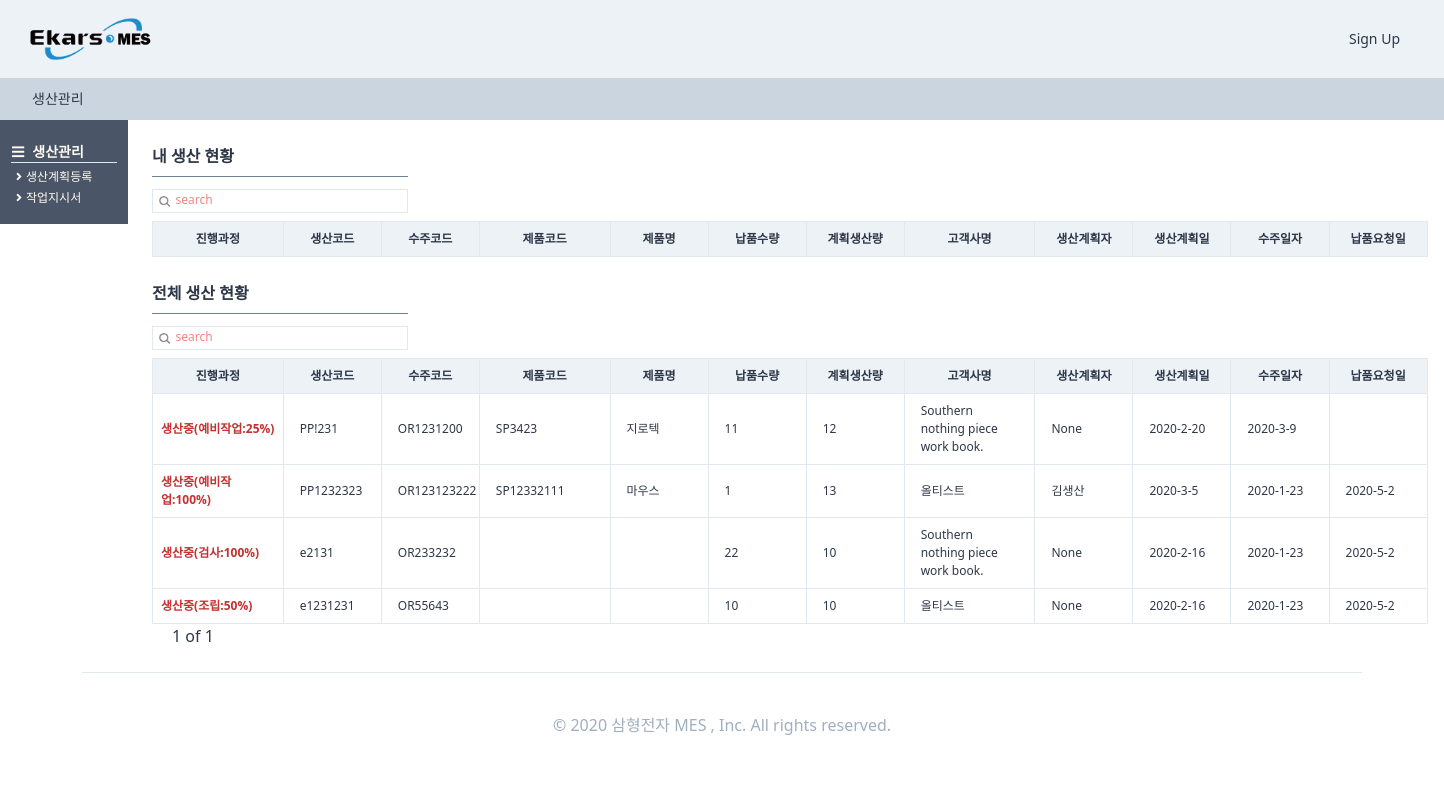
Page /producemanages/producemanageshome/ on the earlier database version.
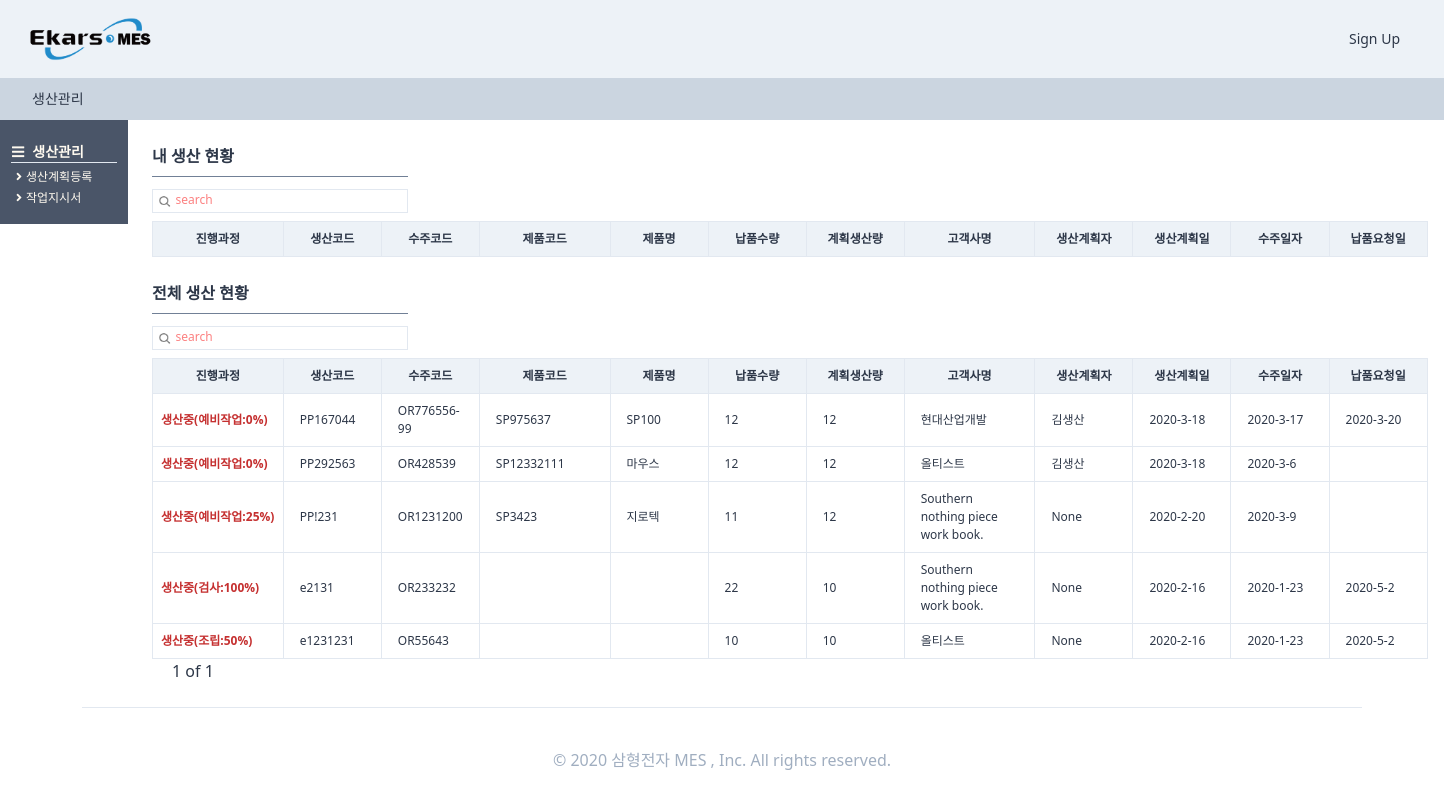
Same page on the later database version.
### orders/models.py (models this page shows, shortened)
class OrderRegister(TimeStampedModel):
    입찰 = "입찰"
    대리점 = "대리점"
    AS = "A/S"
    내부계획 = "내부계획"
    영업구분_CHOICES = ((입찰, "입찰"), (대리점, "대리점"), (AS, "A/S"), (내부계획, "내부계획"))
    삼형전자 = "삼형전자"
    엠에스텔레콤 = "엠에스텔레콤"
    사업장구분_CHOICES = (
        (삼형전자, "삼형전자"),
        (엠에스텔레콤, "엠에스텔레콤"),
    )
    출하완료 = "출하완료"
    출하미완료 = "출하미완료"
    출하구분_CHOICES = (
        (출하완료, "출하완료"),
        (출하미완료, "출하미완료"),
    )
    단품 = "단품"
    랙 = "랙"
    제품구분_CHOICES = (
        (단품, "단품"),
        (랙, "랙"),
    )
    랙생산의뢰 = models.ForeignKey(
        "self", related_name="단품생산의뢰", on_delete=models.SET_NULL, null=True, blank=True
    )
    작성자 = models.ForeignKey(
        users_models.User,
        related_name="수주등록",
        on_delete=models.SET_NULL,
        null=True,
        blank=True,
    )
    수주코드 = models.CharField(max_length=50)
    영업구분 = models.CharField(choices=영업구분_CHOICES, max_length=10, blank=True, default=입찰)
    제품구분 = models.CharField(choices=제품구분_CHOICES, max_length=10, blank=True, default=단품)
    사업장구분 = models.CharField(
        choices=사업장구분_CHOICES, max_length=10, blank=True, default=삼형전자
    )
    수주일자 = models.DateField(auto_now=False, auto_now_add=False)
    고객사명 = models.ForeignKey(
        SI_models.CustomerPartner,
        related_name="수주등록",
        on_delete=models.SET_NULL,
        null=True,
        blank=True,
    )
    현장명 = models.CharField(max_length=50)
    납품요청일 = models.DateField(auto_now=False, auto_now_add=False, blank=True, null=True)
    납품수량 = models.IntegerField()
    특이사항 = models.TextField(blank=True)
    단품모델 = models.ForeignKey(
        SI_models.SingleProduct,
        related_name="수주등록",
        on_delete=models.SET_NULL,
        null=True,
        blank=True,
    )
    랙모델 = models.ForeignKey(
        SI_models.RackProduct,
        related_name="수주등록",
        on_delete=models.SET_NULL,
        null=True,
        blank=True,
    )
    출하구분 = models.CharField(
        choices=출하구분_CHOICES, max_length=10, blank=True, default=출하미완료
    )
    class Meta:
        verbose_name = "수주등록"
        verbose_name_plural = "수주등록"
    def process(self):
        try:
            pro = self.생산요청
            try:
                cess = self.생산요청.생산계획.현재공정
                pro = self.생산요청.생산계획.현재공정달성율
                try:
                    pro = self.생산요청.생산계획.작업지시서.작업지시서등록.최종검사
                    try:
                        pro = self.생산요청.생산계획.작업지시서.작업지시서등록.최종검사.최종검사등록
                        return "최종검사완료"
                    except:
                        return "최종검사의뢰완료"
                except:
                    return f"생산중({cess}:{pro})"
            except:
                return "생산의뢰완료"
        except:
            return "수주등록완료"

### producemanages/models.py (models this page shows, shortened)
class ProduceRegister(TimeStampedModel):
    예비작업 = "예비작업"
    조립 = "조립"
    검사 = "검사"
    현재공정_CHOICES = (
        (예비작업, "예비작업"),
        (조립, "조립"),
        (검사, "검사"),
    )
    사영 = "0%"
    사일 = "25%"
    사이 = "50%"
    사삼 = "75%"
    사사 = "100%"
    현재공정달성율_CHOICES = (
        (사영, "0%"),
        (사일, "25%"),
        (사이, "50%"),
        (사삼, "75%"),
        (사사, "100%"),
    )
    작성자 = models.ForeignKey(
        users_models.User,
        related_name="생산계획등록",
        on_delete=models.SET_NULL,
        null=True,
        blank=True,
    )
    생산계획등록코드 = models.CharField(max_length=50)
    생산의뢰 = models.OneToOneField(
        orders_models.OrderProduce,
        related_name="생산계획",
        on_delete=models.SET_NULL,
        null=True,
    )
    현재공정 = models.CharField(
        choices=현재공정_CHOICES, max_length=10, null=True, default=예비작업
    )
    현재공정달성율 = models.CharField(
        choices=현재공정달성율_CHOICES, max_length=10, null=True, default=사영
    )
    계획생산량 = models.IntegerField(null=True)
    일일생산량 = models.IntegerField(null=True)
    누적생산량 = models.IntegerField(null=True, blank=True)
    특이사항 = models.CharField(max_length=100, null=True, blank=True)
    class Meta:
        verbose_name = "생산계획등록"
        verbose_name_plural = "생산계획등록"
    def successrate(self):
        if self.누적생산량 is None:
            return f"0%"
        else:
            rate = (self.누적생산량 / self.계획생산량) * 100
            rate = round(rate, 2)
            return f"{rate}%"
    successrate.short_description = "계획 생산량 달성율"

### StandardInformation/models.py (models this page shows, shortened)
class SingleProduct(TimeStampedModel):
    작성자 = models.ForeignKey(
        "users.User", related_name="단품제품작성자", on_delete=models.SET_NULL, null=True
    )
    작성일 = models.DateField(auto_now=True, auto_now_add=False)
    모델코드 = models.CharField(max_length=80, blank=True)
    모델명 = models.CharField(max_length=30, blank=True)
    규격 = models.CharField(max_length=80, blank=True)
    단위 = models.CharField(max_length=10, blank=True)
    단가 = models.IntegerField(null=True)
    class Meta:
        verbose_name = "단품제품"
        verbose_name_plural = "단품제품"

class CustomerPartner(TimeStampedModel):
    고객 = "고객"
    대리점 = "대리점"
    공급처 = "공급처"
    거래처_CHOICES = (
        (고객, "고객"),
        (대리점, "대리점"),
        (공급처, "공급처"),
    )
    고객작성자 = models.ForeignKey(
        "users.User", related_name="고객거래처작성자", on_delete=models.SET_NULL, null=True
    )
    작성일 = models.DateField(auto_now=True, auto_now_add=False)
    거래처구분 = models.CharField(choices=거래처_CHOICES, max_length=4, default=공급처)
    거래처코드 = models.CharField(max_length=50, null=True)
    거래처명 = models.CharField(max_length=70, null=True)
    사업자등록번호 = models.CharField(max_length=50, null=True)
    고객담당자 = models.ForeignKey(
        "users.User", related_name="고객거래처담당자", on_delete=models.SET_NULL, null=True
    )
    연락처 = models.CharField(max_length=50, blank=True)
    이메일 = models.EmailField(max_length=254)
    사업장주소 = models.CharField(max_length=70, blank=True, null=True)
    사업자등록증첨부 = models.FileField(blank=True, null=True)
    특이사항 = models.TextField(blank=True, null=True)
    사용여부 = models.BooleanField(default=False)
    class Meta:
        verbose_name = "고객"
        verbose_name_plural = "고객"
    def __str__(self):
        return self.거래처명

### users/models.py (models this page shows)
class User(AbstractUser,TimeStampedModel):
    부서 = models.ForeignKey(
        "Part", related_name="user", on_delete=models.CASCADE, null=True
    )
    class Meta:
        verbose_name = "사용자"
        verbose_name_plural = "사용자"
    def __str__(self):
        return self.first_name

### producemanages/views.py (the view, shortened to what this page needs)
# urls.py: path("producemanageshome/", views.producemanageshome, name="producemanageshome"),
def producemanageshome(request):
    user = request.user
    search = request.GET.get("search")
    search_m = request.GET.get("search_m")
    if search_m is None:
        order = OR_models.OrderRegister.objects.all().order_by("-created")
        l_order = []
        for s in order:
            if str(s.process())[0:3] == "생산중":
                l_order.append(s)
            else:
                pass
        s_order = []
        for s in l_order:
            if s.생산요청.생산계획.작성자 == user:
                s_order.append(s)
        s_bool_m = False
    if search is None:
        s_bool = False
        order = OR_models.OrderRegister.objects.all().order_by("-created")
        a_order = []
        for s in order:
            if str(s.process())[0:3] == "생산중":
                a_order.append(s)
    pagediv = 7
    totalpage_m = int(math.ceil(len(s_order) / pagediv))
    paginator_m = Paginator(s_order, pagediv, orphans=0)
    page_m = request.GET.get("page_m", "1")
    s_order = paginator_m.get_page(page_m)
    nextpage_m = int(page_m) + 1
    previouspage_m = int(page_m) - 1
    notsamebool_m = True
    totalpage = int(math.ceil(len(a_order) / pagediv))
    paginator = Paginator(a_order, pagediv, orphans=0)
    page = request.GET.get("page", "1")
    a_order = paginator.get_page(page)
    nextpage = int(page) + 1
    previouspage = int(page) - 1
    notsamebool = True
    if int(page_m) == totalpage_m:
        notsamebool_m = False
    if (search_m is None) or (search_m == ""):
        search_m = "search"
    if int(page) == totalpage:
        notsamebool = False
    if (search is None) or (search == ""):
        search = "search"
    return render(
        request,
        "producemanages/producemanageshome.html",
        {
            "order_m": s_order,
            "search_m": search_m,
            "page_m": page_m,
            "totalpage_m": totalpage_m,
            "notsamebool_m": notsamebool_m,
            "nextpage_m": nextpage_m,
            "previouspage_m": previouspage_m,
            "s_bool_m": s_bool_m,
            "order": a_order,
            "search": search,
            "page": page,
            "totalpage": totalpage,
            "notsamebool": notsamebool,
            "nextpage": nextpage,
            "previouspage": previouspage,
            "s_bool": s_bool,
            "최종검사완료": "최종검사완료",
            "최종검사의뢰완료": "최종검사의뢰완료",
            "수주등록완료": "수주등록완료",
            "생산의뢰완료": "생산의뢰완료",
        },
    )

### templates/producemanages/producemanageshome.html (shortened to what the changed rows need)
{%extends "base.html"%}
{%load static%}
{% block content %}
<div class="flex">
    {%block main_contens%}
    <div class="flex flex-col">
        <div class="w-11/12 h-full ml-32 -mt-6 font-semibold pt-12 flex flex-col">
            <div class="flex flex-col">
                <div class="p-6">
                    <div class="flew flex-col">
                        <table class="table-fixed font-light text-xs w-full">
                            <thead>
                                <tr>
                                    <th class="border bg-gray-200 px-2 py-2 w-32">진행과정</th>
                                    <th class="border bg-gray-200 px-4 py-2 w-24">생산코드</th>
                                    <th class="border bg-gray-200 px-4 py-2 w-24">수주코드</th>
                                    <th class="border bg-gray-200 px-4 py-2 w-32">제품코드</th>
                                    <th class="border bg-gray-200 px-4 py-2 w-24">제품명</th>
                                    <th class="border bg-gray-200 px-4 py-2 w-24">납품수량</th>
                                    <th class="border bg-gray-200 px-4 py-2 w-24">계획생산량</th>
                                    <th class="border bg-gray-200 px-4 py-2 w-32">고객사명</th>
                                    <th class="border bg-gray-200 px-4 py-2 w-24">생산계획자</th>
                                    <th class="border bg-gray-200 px-4 py-2 w-24">생산계획일</th>
                                    <th class="border bg-gray-200 px-4 py-2 w-24">수주일자</th>
                                    <th class="border bg-gray-200 px-4 py-2 w-24">납품요청일</th>
                                </tr>
                            </thead>
                        </table>
                    </div>
                </div>
            </div>
        </div>
        <div class="w-11/12 h-full ml-32 font-semibold flex flex-col">
            <div class="flex flex-col">
                <div class="p-6 pt-0">
                    <div class="flew flex-col">
                        <table class="table-fixed font-light text-xs w-full">
                            <thead>
                                <tr>
                                    <th class="border bg-gray-200 px-2 py-2 w-32">진행과정</th>
                                    <th class="border bg-gray-200 px-4 py-2 w-24">생산코드</th>
                                    <th class="border bg-gray-200 px-4 py-2 w-24">수주코드</th>
                                    <th class="border bg-gray-200 px-4 py-2 w-32">제품코드</th>
                                    <th class="border bg-gray-200 px-4 py-2 w-24">제품명</th>
                                    <th class="border bg-gray-200 px-4 py-2 w-24">납품수량</th>
                                    <th class="border bg-gray-200 px-4 py-2 w-24">계획생산량</th>
                                    <th class="border bg-gray-200 px-4 py-2 w-32">고객사명</th>
                                    <th class="border bg-gray-200 px-4 py-2 w-24">생산계획자</th>
                                    <th class="border bg-gray-200 px-4 py-2 w-24">생산계획일</th>
                                    <th class="border bg-gray-200 px-4 py-2 w-24">수주일자</th>
                                    <th class="border bg-gray-200 px-4 py-2 w-24">납품요청일</th>
                                </tr>
                            </thead>
                            <tbody>
                                {%for list in order%}
                                <tr>
                                    <td class="border px-2 py-2 font-bold
                                    text-red-700 ">
                                        {{list.process}}</td>
                                    <td class="border px-4 py-2  hover:text-blue-700 hover:font-bold "><a
                                            href="{%url "producemanages:orderdetail" list.pk %}">
                                            {{list.생산요청.생산계획.생산계획등록코드}}</a></td>
                                    <td class="border px-4 py-2  hover:text-blue-700 hover:font-bold "><a
                                            href="{%url "producemanages:orderdetail" list.pk %}">
                                            {{list.수주코드}}</a></td>
                                    <td class="border px-4 py-2">{{list.단품모델.모델코드}}</td>
                                    <td class="border px-4 py-2">{{list.단품모델.모델명}}</td>
                                    <td class="border px-4 py-2">{{list.납품수량}}</td>
                                    <td class="border px-4 py-2">{{list.생산요청.생산계획.계획생산량}}</td>
                                    <td class="border px-4 py-2">{{list.고객사명}}</td>
                                    <td class="border px-4 py-2">{{list.생산요청.생산계획.작성자}}</td>
                                    <td class="border px-4 py-2">
                                        {{list.생산요청.생산계획.created.year}}-{{list.생산요청.생산계획.created.month}}-{{list.생산요청.생산계획.created.day}}
                                    </td>
                                    <td class="border px-4 py-2">
                                        {{list.수주일자.year}}-{{list.수주일자.month}}-{{list.수주일자.day}}</td>
                                    <td class="border px-4 py-2">
                                        {%if list.납품요청일 is None%}
                                        {%else%}
                                        {{list.납품요청일.year}}-{{list.납품요청일.month}}-{{list.납품요청일.day}}{%endif%}</td>
                                </tr>
                                {%endfor%}
                            </tbody>
                        </table>
                    </div>
                </div>
            </div>
        </div>
    </div>
    {%endblock main_contens %}
</div>
{%endblock content %}

Differences in the rows shown:
no longer on this page (row unchanged): OrderRegister: process "생산중(예비작업:100%)", 생산요청.생산계획.생산계획등록코드 "PP1232323", 수주코드 "OR123123222", 단품모델.모델코드 "SP12332111", 단품모델.모델명 "마우스", 납품수량 "1", 생산요청.생산계획.계획생산량 "13", 고객사명 "올티스트", 생산요청.생산계획.작성자 "김생산", 생산요청.생산계획.created.year "2020", 생산요청.생산계획.created.month "3", 생산요청.생산계획.created.day "5", 수주일자.year "2020", 수주일자.month "1", 수주일자.day "23", 납품요청일.year "2020", 납품요청일.month "5", 납품요청일.day "2"
added OrderRegister: process "생산중(예비작업:0%)", 생산요청.생산계획.생산계획등록코드 "PP167044", 수주코드 "OR776556-99", 단품모델.모델코드 "SP975637", 단품모델.모델명 "SP100", 납품수량 "12", 생산요청.생산계획.계획생산량 "12", 고객사명 "현대산업개발", 생산요청.생산계획.작성자 "김생산", 생산요청.생산계획.created.year "2020", 생산요청.생산계획.created.month "3", 생산요청.생산계획.created.day "18", 수주일자.year "2020", 수주일자.month "3", 수주일자.day "17", 납품요청일.year "2020", 납품요청일.month "3", 납품요청일.day "20"
now on this page (row unchanged): OrderRegister: process "생산중(예비작업:0%)", 생산요청.생산계획.생산계획등록코드 "PP292563", 수주코드 "OR428539", 단품모델.모델코드 "SP12332111", 단품모델.모델명 "마우스", 납품수량 "12", 생산요청.생산계획.계획생산량 "12", 고객사명 "올티스트", 생산요청.생산계획.작성자 "김생산", 생산요청.생산계획.created.year "2020", 생산요청.생산계획.created.month "3", 생산요청.생산계획.created.day "18", 수주일자.year "2020", 수주일자.month "3", 수주일자.day "6"
